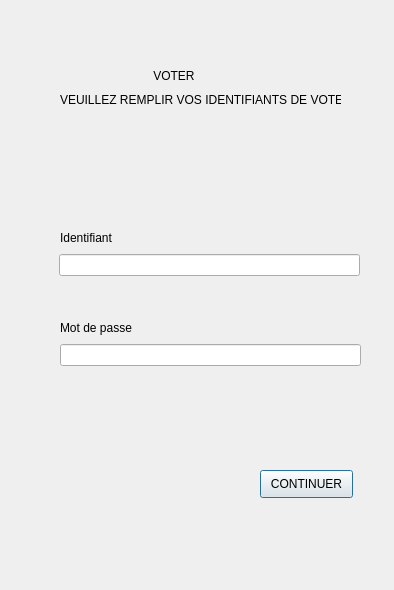
<?xml version="1.0" encoding="UTF-8"?>
<ui version="4.0">
 <class>Dialog</class>
 <widget class="QDialog" name="Dialog">
  <property name="geometry">
   <rect>
    <x>0</x>
    <y>0</y>
    <width>394</width>
    <height>590</height>
   </rect>
  </property>
  <property name="windowTitle">
   <string>Dialog</string>
  </property>
  <widget class="QLabel" name="label">
   <property name="geometry">
    <rect>
     <x>120</x>
     <y>50</y>
     <width>121</width>
     <height>51</height>
    </rect>
   </property>
   <property name="text">
    <string>          VOTER</string>
   </property>
  </widget>
  <widget class="QLabel" name="label_2">
   <property name="geometry">
    <rect>
     <x>60</x>
     <y>90</y>
     <width>281</width>
     <height>20</height>
    </rect>
   </property>
   <property name="text">
    <string>VEUILLEZ REMPLIR VOS IDENTIFIANTS DE VOTE</string>
   </property>
  </widget>
  <widget class="QLabel" name="label_3">
   <property name="geometry">
    <rect>
     <x>60</x>
     <y>230</y>
     <width>55</width>
     <height>16</height>
    </rect>
   </property>
   <property name="text">
    <string>Identifiant</string>
   </property>
  </widget>
  <widget class="QWidget" name="horizontalLayoutWidget">
   <property name="geometry">
    <rect>
     <x>59</x>
     <y>250</y>
     <width>301</width>
     <height>31</height>
    </rect>
   </property>
   <layout class="QHBoxLayout" name="horizontalLayout">
    <item>
     <widget class="QLineEdit" name="lineEdit">
      <property name="inputMethodHints">
       <set>Qt::ImhEmailCharactersOnly</set>
      </property>
     </widget>
    </item>
   </layout>
  </widget>
  <widget class="QWidget" name="horizontalLayoutWidget_2">
   <property name="geometry">
    <rect>
     <x>60</x>
     <y>340</y>
     <width>301</width>
     <height>31</height>
    </rect>
   </property>
   <layout class="QHBoxLayout" name="horizontalLayout_2">
    <item>
     <widget class="QLineEdit" name="lineEdit_2">
      <property name="inputMethodHints">
       <set>Qt::ImhDigitsOnly|Qt::ImhNoAutoUppercase|Qt::ImhNoPredictiveText|Qt::ImhSensitiveData</set>
      </property>
      <property name="echoMode">
       <enum>QLineEdit::PasswordEchoOnEdit</enum>
      </property>
     </widget>
    </item>
   </layout>
  </widget>
  <widget class="QLabel" name="label_6">
   <property name="geometry">
    <rect>
     <x>60</x>
     <y>320</y>
     <width>81</width>
     <height>16</height>
    </rect>
   </property>
   <property name="text">
    <string>Mot de passe</string>
   </property>
  </widget>
  <widget class="QPushButton" name="pushButton">
   <property name="geometry">
    <rect>
     <x>260</x>
     <y>470</y>
     <width>93</width>
     <height>28</height>
    </rect>
   </property>
   <property name="text">
    <string>CONTINUER</string>
   </property>
  </widget>
 </widget>
 <resources/>
 <connections/>
</ui>
